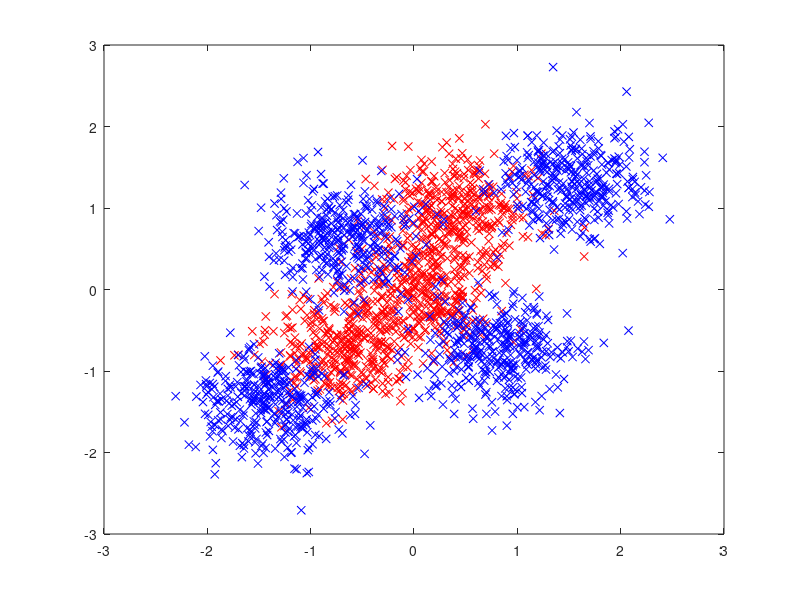

Write the MATLAB code that produced this figure. (Note: this script raises an error after producing the figure.)
%%%%%%%%%%%%%% BRIEFLY
%we will do binary classification on arfificial 
%dataset which is not linearly separable,
%this will demonstrate the representative 
%power of Artificial Neural Networks (ANNs)

addpath('lib');

%%%%%%%%%%%%%% GENERATING TRAINING DATASET
%generate training data which are NOT linearly separable
N=333;
X1=randn(2,N) + repmat([1;3],1,N);
X1=[X1 randn(2,N) + repmat([-2;-2],1,N)];
X1=[X1 randn(2,N) + repmat([0;0],1,N)];

X2=randn(2,N) + repmat([-2;2],1,N);
X2=[X2 randn(2,N) + repmat([2;-2],1,N)];
X2=[X2 randn(2,N) + repmat([4;4],1,N)];
X2=[X2 randn(2,N) + repmat([-4;-4],1,N)];
%2331 training examples in total

%generate corresponding target values:
%ones for class C1, zeros for class C2
T1=ones(1,size(X1,2));
T2=zeros(1,size(X2,2));


%%%%%%%%%%%%%% NORMALIZING INPUT
% E[X]=0 D[X]=1 (ie. zero mean and unit variance)
mu=mean([X1 X2]')' %get mean
sig=std([X1 X2]')' %get variance

X1=(X1-repmat(mu,1,size(X1,2))) ./ repmat(sig,1,size(X1,2));
X2=(X2-repmat(mu,1,size(X2,2))) ./ repmat(sig,1,size(X2,2));

%%%%%%%%%%%%%% MERGE AND RANDOMIZE ORDER OF TRAINING DATA
X=[X1 X2];
T=[T1 T2];

%show the normalized data
plot(X1(1,:),X1(2,:),'rx',X2(1,:),X2(2,:),'bx');
ax=axis;
        
%%%%%%%%%%%%%% NETWORK INITIALIZATION
DIM_IN=2; %dimension of input layer
DIM_HIDDEN=5; %dimension of hidden layer, this can be adjusted
DIM_OUT=1;%dimension of output layer
%we use samples from Normal distribution: No(0,I*0.01)
W1=randn(DIM_HIDDEN,DIM_IN+1)*0.1; %+1 due to bias
W2=randn(DIM_OUT,DIM_HIDDEN+1)*0.1; %+1 due to bias

%%%%%%%%%%%%%% GLOBAL TRAINING CONSTANTS
% Epsilon is a learning rate (also step-size),
% this parameter scales the gradients and adjusts 
% the speed of the training:
% - if it is too big, the learning oscillates
% - if it is too small, the learning is slow
epsilon=0.05;

%%%%%%%%%%%%%% START TRAINING
%- this is school demo, only training set is used.
%  - normally we would monitor Error function on Cross-Validation set
%    to prevent overfitting (early stopping algorithm)
%  - also normally we would start halving the learning rate at some point,
%    however this will probably not help much because of such small training set

%now we will perform 50 iterations with fixed learning rate
for iter=1:50
  plot2dfun(@(X) eval_nnet(X,W1,W2), ax, 100); hold on;
  plot(X1(1,:),X1(2,:),'rx',X2(1,:),X2(2,:),'bx'); hold off;
  pause

  %perform one epoch of the training
  [W1,W2,Ed] = train_nnet(X,T,W1,W2,epsilon);
  disp(['Total log-likelihood: ' num2str(-Ed) '; Probability of correct per sample: ' num2str(exp(-Ed/size(X,2)))])
end
        